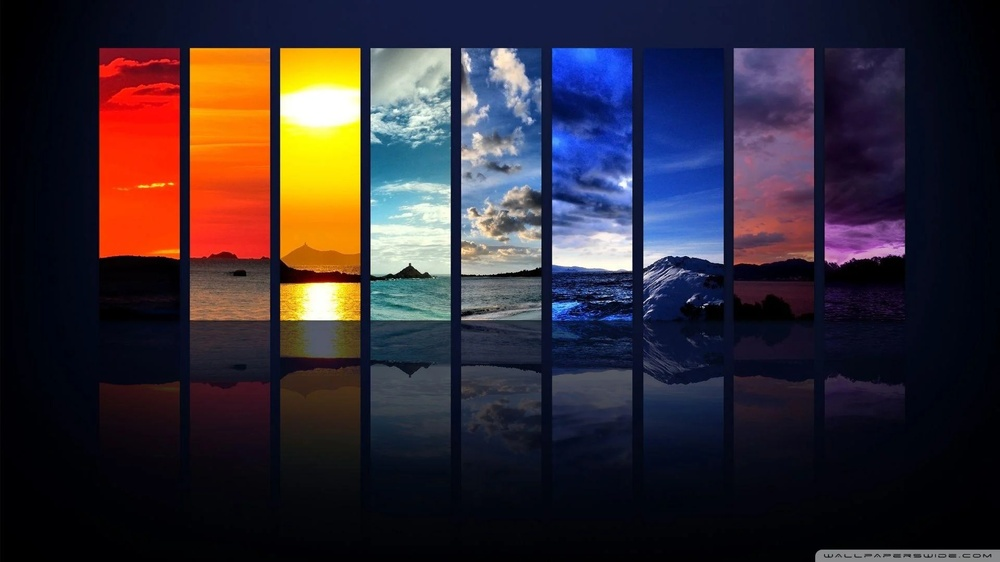
#> input picture IMAGE.jpeg, 1000 x 562 px, shrunk from 1920 x 1080 before the run, found by its file name
$ python readimggreyscale.py
#> lines starting #> are read from the running program, lines starting #| are printed output that depends on the picture
import cv2

img = cv2.imread('C:\VSCode\Images\IMAGE.jpeg', cv2.IMREAD_GRAYSCALE)
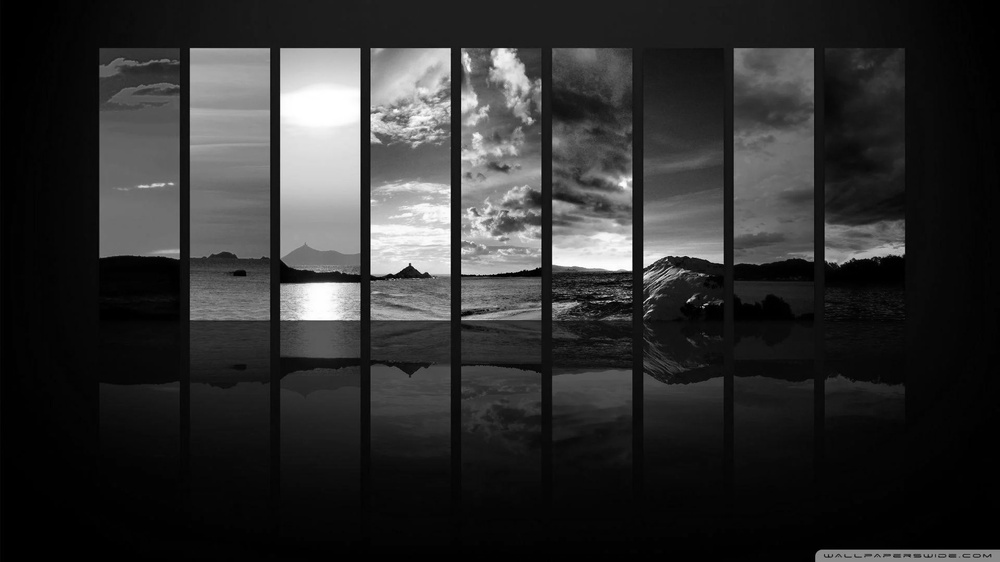
#> img: shape (562, 1000); min 0, max 255, mean 47.3

print('Image Dimensions :', img.shape)
#| Image Dimensions : (562, 1000)

$ run again, with Hand.png saved as IMAGE.jpeg
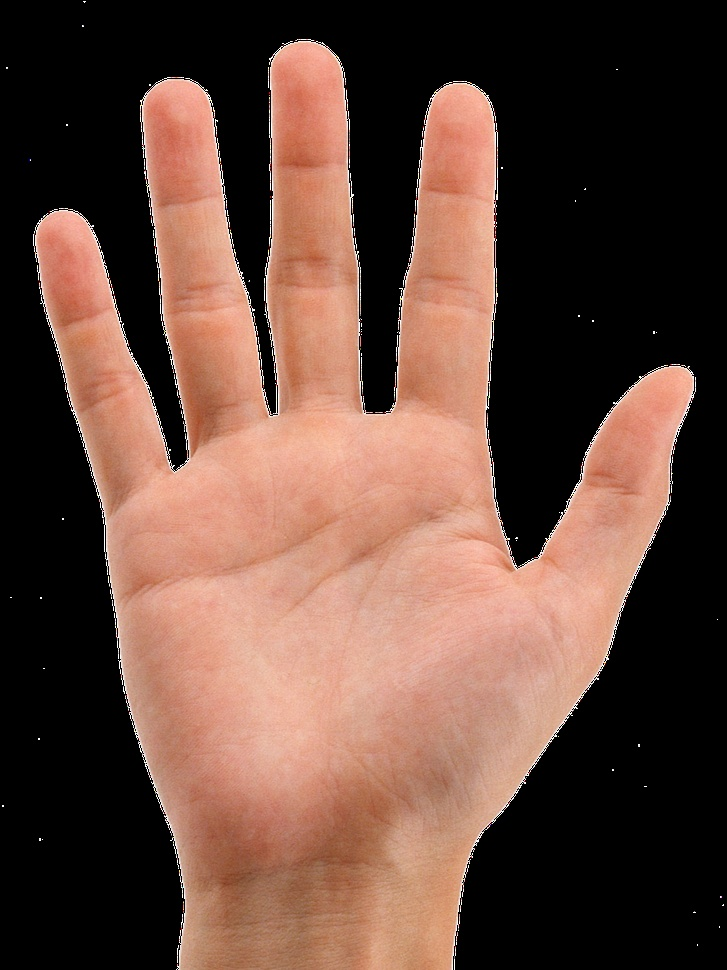
#> input picture Hand.png, 727 x 970 px, shrunk from 1116 x 1488 before the run, found by its file name
#> `img = cv2.imread('C:\VSCode\Images\IMAGE.jpeg', cv2.IMREAD_GRAYSCALE)`:
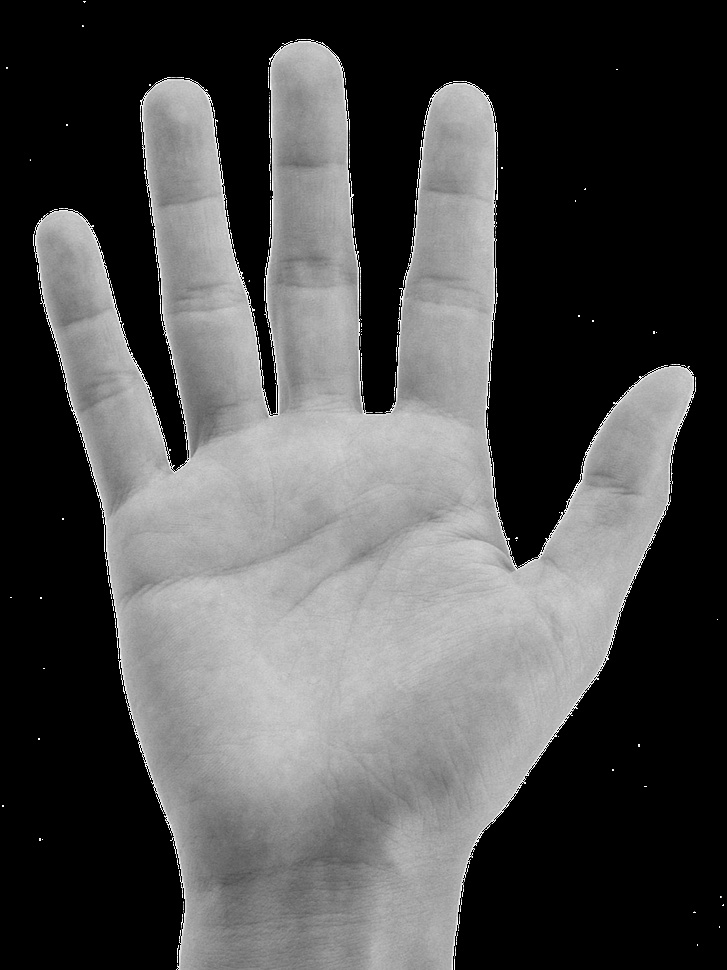
#> img: shape (970, 727); min 0, max 255, mean 78.9
#| Image Dimensions : (970, 727)

$ run again, with Img.jpg copied over IMAGE.jpeg
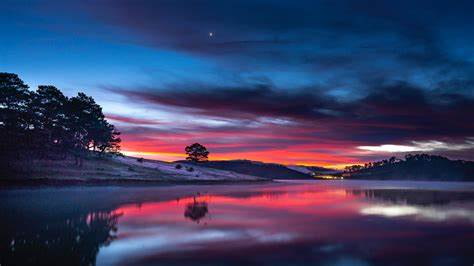
#> input picture Img.jpg, 474 x 266 px, found by its file name
#> `img = cv2.imread('C:\VSCode\Images\IMAGE.jpeg', cv2.IMREAD_GRAYSCALE)`:
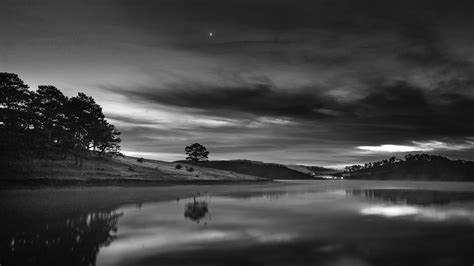
#> img: shape (266, 474); min 0, max 255, mean 66
#| Image Dimensions : (266, 474)

$ run again, with img 6.jpg copied over IMAGE.jpeg
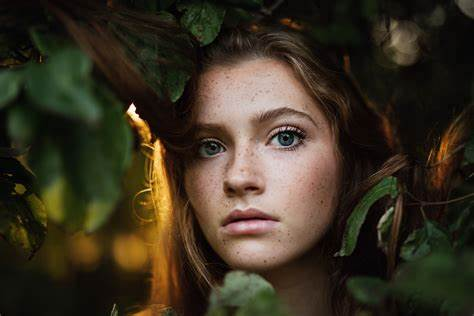
#> input picture img 6.jpg, 474 x 316 px, found by its file name
#> `img = cv2.imread('C:\VSCode\Images\IMAGE.jpeg', cv2.IMREAD_GRAYSCALE)`:
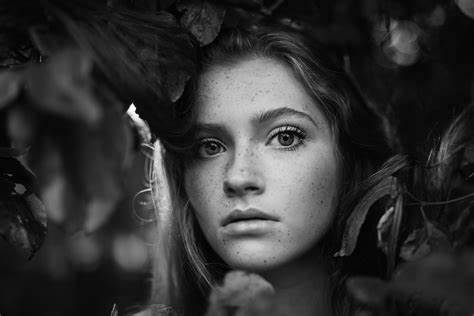
#> img: shape (316, 474); min 0, max 255, mean 50.7
#| Image Dimensions : (316, 474)
